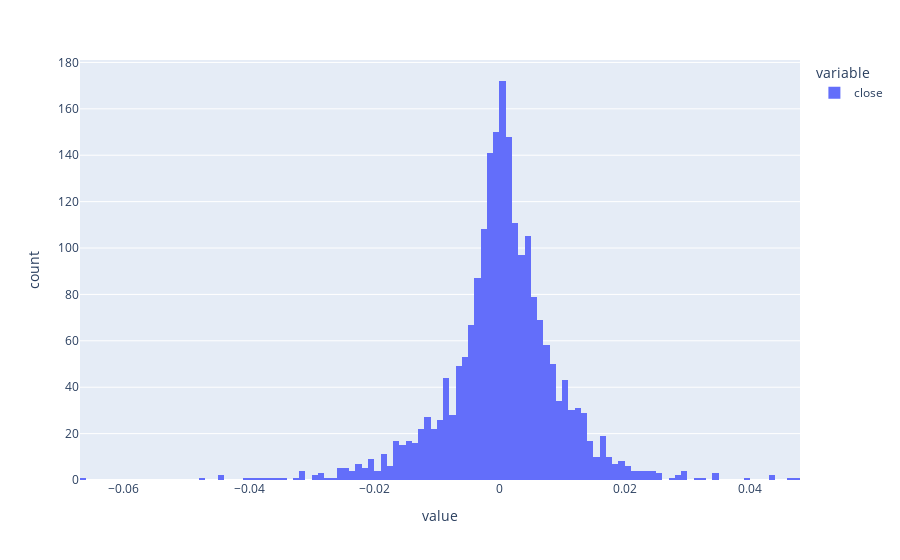

Write notebook code for a chart like this one.
### Code cell
spy_log_return.plot.hist()

### Figure 1 — Plotly figure (JSON) as saved in the notebook; plotly's stock layout.template omitted (floating-point values rounded to 4 significant figures; data arrays with more than 128 entries replaced by an {"elided": "..."} marker saying what was removed)
{"data": [{"alignmentgroup": "True", "bingroup": "x", "hovertemplate": "variable=close<br>value=%{x}<br>count=%{y}<extra></extra>", "legendgroup": "close", "marker": {"color": "#636efa"}, "name": "close", "offsetgroup": "close", "orientation": "v", "showlegend": true, "type": "histogram", "x": {"elided": "2137 float values"}, "xaxis": "x", "yaxis": "y"}], "layout": {"barmode": "relative", "legend": {"title": {"text": "variable"}, "tracegroupgap": 0}, "margin": {"t": 60}, "xaxis": {"anchor": "y", "domain": [0, 1], "title": {"text": "value"}}, "yaxis": {"anchor": "x", "domain": [0, 1], "title": {"text": "count"}}}}
